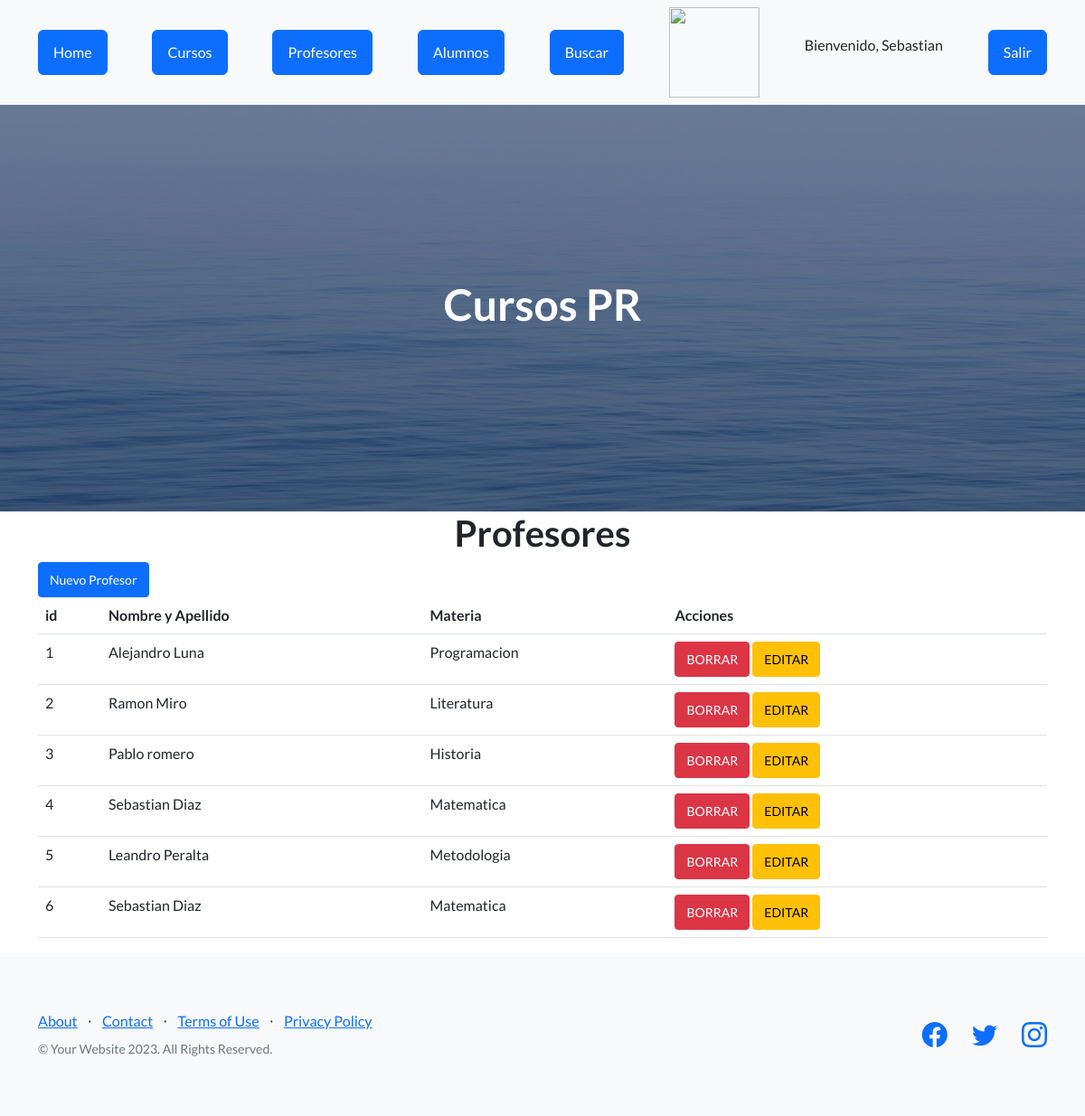
The page /App_tercera/ver_profesores/ (signed in) on the database as committed earlier.
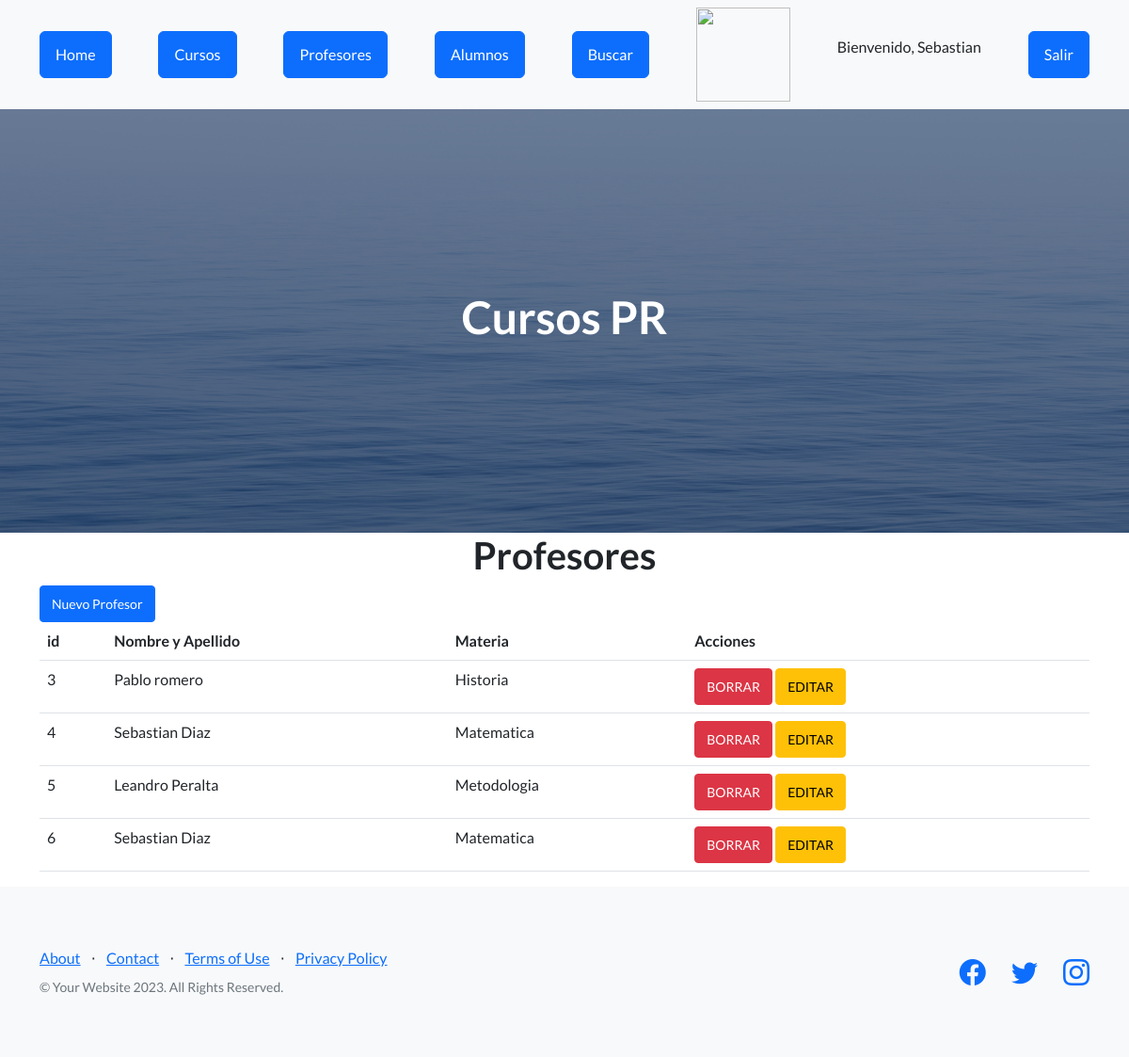
The same page on the database as committed later.
### App_tercera/models.py (models this page shows, shortened)
class Profesor(models.Model):
    Nombre_y_Apellido = models.CharField(max_length=100)
    Materia = models.CharField(max_length=100)

### App_tercera/views.py (the view)
# urls.py: path('ver_profesores/', views.ver_profesores, name='ver_profesores'),
def ver_profesores(request):
    profesores = Profesor.objects.all()
    avatares = None
    if request.user.is_authenticated:
        avatares = Avatar.objects.filter(user=request.user)
    return render(request, 'ver_profesores.html', {'profesores': profesores, 'avatares': avatares})

### App_tercera/Template/ver_profesores.html
{% extends "padre.html" %}
{% load static %}
{% block contenido %}
<main class="container">
    <h1 class="text-xl-center title"> Profesores </h1>
    {% if request.user.is_authenticated and request.user.is_superuser %}
        <a href="{% url 'agregar_profesor' %}" class="btn btn-primary btn-sm">Nuevo Profesor</a>
    {% endif %}
    <table class="table">
        <thead>
            <tr>
                <th>id</th>
                <th>Nombre y Apellido</th>
                <th>Materia</th>
                {% if request.user.is_authenticated and request.user.is_superuser %}
                    <th>Acciones</th>
                {% endif %}
            </tr>
        </thead>
        <tbody>
            {% for profesor in profesores %}
            <tr>
                <td>{{ profesor.id }}</td>
                <td>{{ profesor.Nombre_y_Apellido }}</td>
                <td>{{ profesor.Materia }}</td>
                {% if request.user.is_authenticated and request.user.is_superuser %}
                    <td>
                        <a href="{% url 'eliminar_profesor' profesor.id %}" class="btn btn-danger btn-sm">BORRAR</a>
                        <a href="{% url 'editar_profesor' profesor.id %}" class="btn btn-warning btn-sm">EDITAR</a>
                    </td>
                {% endif %}
            </tr>
            {% endfor %}
        </tbody>
    </table>
</main>
{% endblock %}

Rows that differ between the two databases and show on the page:
removed Profesor: id "1", Nombre_y_Apellido "Alejandro Luna", Materia "Programacion"
removed Profesor: id "2", Nombre_y_Apellido "Ramon Miro", Materia "Literatura"
